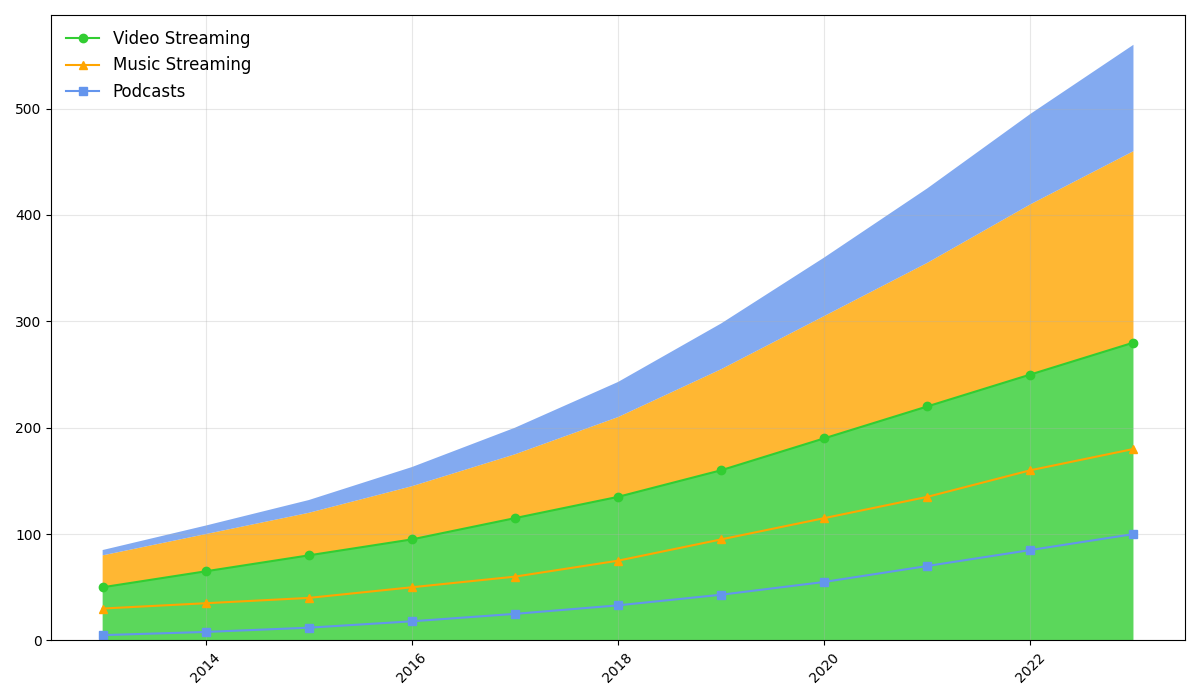

This chart was generated by the following Python code:
import matplotlib.pyplot as plt
import numpy as np

years = np.arange(2013, 2024)
video_streaming = [50, 65, 80, 95, 115, 135, 160, 190, 220, 250, 280]
music_streaming = [30, 35, 40, 50, 60, 75, 95, 115, 135, 160, 180]
podcasts = [5, 8, 12, 18, 25, 33, 43, 55, 70, 85, 100]

media_types = np.array([video_streaming, music_streaming, podcasts])

fig, ax = plt.subplots(figsize=(12, 7))

# Manually shuffled colors and styles for the data groups
ax.stackplot(years, media_types, colors=['limegreen', 'orange', 'cornflowerblue'], alpha=0.8)

# Changed the grid settings
ax.grid(True, linestyle='-', alpha=0.3)

# Manually updated different markers and styles
ax.plot(years, video_streaming, marker='o', color='limegreen', label='Video Streaming')
ax.plot(years, music_streaming, marker='^', color='orange', label='Music Streaming')
ax.plot(years, podcasts, marker='s', color='cornflowerblue', label='Podcasts')

# Added legends and modified styles
ax.legend(loc='upper left', fontsize='large', frameon=False)

plt.xticks(rotation=45)
plt.tight_layout()
plt.show()
